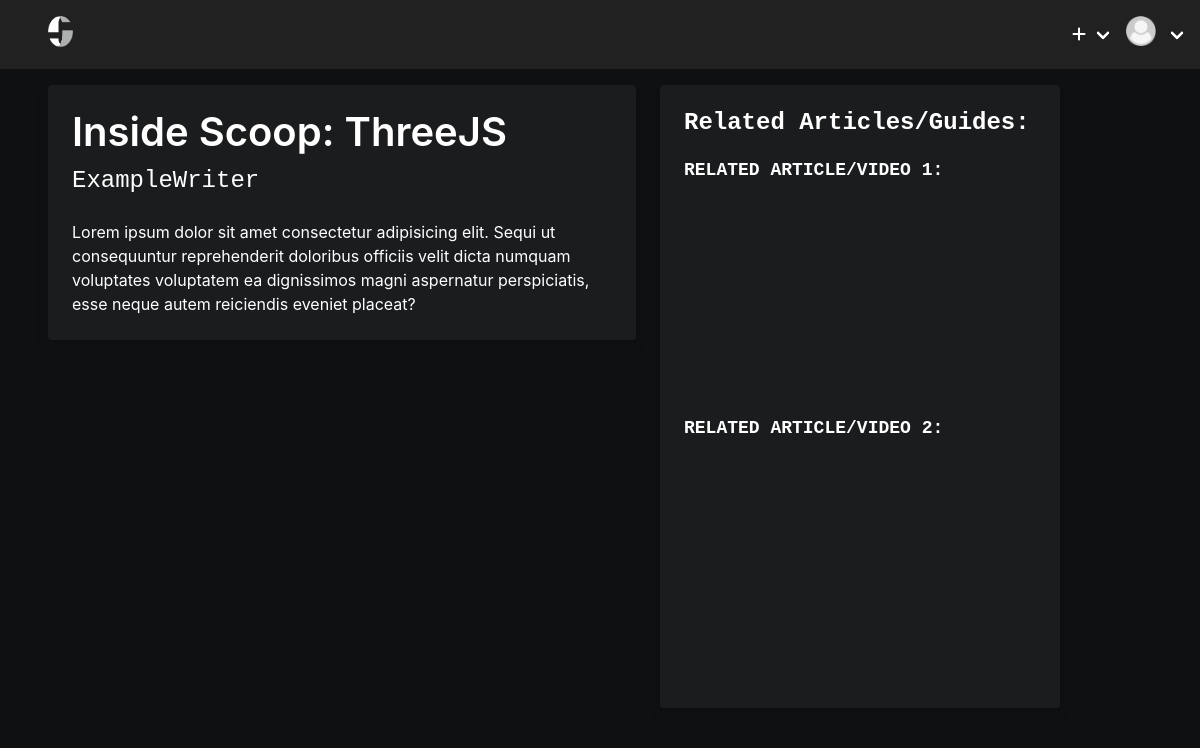
/first-post/, run on the app's committed database.
### coderite/models.py (models this page shows, shortened)
class Post(models.Model):
    image = models.FileField(upload_to = 'coderite/assets', validators=[FileExtensionValidator(['svg'])])
    title = models.CharField(max_length=250)
    slug = models.SlugField(max_length=200, unique=True, default=title)
    author = models.CharField(max_length=200)
    description = models.CharField(max_length=200)
    created_on = models.DateTimeField(auto_now_add=True)
    content = models.TextField()
    field_tag = models.CharField(max_length=50, default="blank")
    level_tag = models.CharField(max_length=50, default="blank")
    lang_tag = models.CharField(max_length=50, default="blank")
    status = models.IntegerField(choices=STATUS, default=0)

### coderite/views.py (the view)
# urls.py: path('<slug:slug>/', views.PostDetail.as_view(), name='post_detail'),
class PostDetail(generic.DetailView):
    model = Post
    template_name = 'post_detail.html'

### coderite/templates/post_detail.html (shortened to what this page needs)
{% extends 'base2.html' %} {% block content %} {%load static%}
<div class="columns">
  <div class="column is-half" style="background-color: #0f1012">
    <div
      class="card is-dark mt-4 ml-6"
      style="
        display: flex;
        flex-direction: column;
        width: 100%;
        flex-wrap: wrap;
        align-items: center;
      "
    >
      <div class="card-content">
        <div class="media">
          <div class="media-content has-text-white">
            <p class="title is-2 has-text-white pb-2">{{post.title}}</p>
            <p class="subtitle is-4 has-text-white is-family-code">
              {{post.author}}
            </p>
          </div>
        </div>
        <div class="content has-text-white has-text-medium">
          {{post.content|safe}}
          <br />
        </div>
      </div>
    </div>
  </div>
  <div class="column is-half" style="background-color: #0f1012">
    <div
      class="card is-dark mt-4 ml-6 is-hidden-touch is-hidden-touch"
      style="
        display: flex;
        flex-direction: column;
        width: 50vh;
        flex-wrap: wrap;
      "
    >
      <div class="card-content">
        <div class="media">
          <div class="media-content has-text-white">
            <p class="title is-4 has-text-white is-family-code">
              Related Articles/Guides:
            </p>
          </div>
        </div>
        <div class="content has-text-white">
          <div>
            <h5 class="has-text-white is-family-code">
              RELATED ARTICLE/VIDEO 1:
            </h5>
            <iframe
              width="400"
              height="200"
              src="https://www.youtube.com/embed/dQw4w9WgXcQ"
              title="YouTube video player"
              frameborder="0"
              allow="accelerometer; autoplay; clipboard-write; encrypted-media; gyroscope; picture-in-picture"
              allowfullscreen
            ></iframe>
          </div>
          <div class="pt-4">
            <h5 class="has-text-white is-family-code">
              RELATED ARTICLE/VIDEO 2:
            </h5>
            <iframe
              width="400"
              height="200"
              src="https://www.youtube.com/embed/dQw4w9WgXcQ"
              title="YouTube video player"
              frameborder="0"
              allow="accelerometer; autoplay; clipboard-write; encrypted-media; gyroscope; picture-in-picture"
              allowfullscreen
            ></iframe>
          </div>
          <br />
        </div>
      </div>
    </div>
  </div>
  {%endblock content%}

### coderite/static/style.css (style rules this page uses)
body { background-color: #0f1012; height: 100vh; }
html { background-color: #0f1012; }
.is-dark { color: #1a1c1e; background: #1a1c1e; background-color: #1a1c1e; }

### data on the page
Post: title "Inside Scoop: ThreeJS", author "ExampleWriter", content "Lorem ipsum dolor sit amet consectetur adipisicing elit. Sequi ut consequuntur reprehenderit doloribus officiis velit dicta numquam voluptates voluptatem ea dignissimos magni aspernatur perspiciatis, esse neque autem reiciendis eveniet placeat?"
